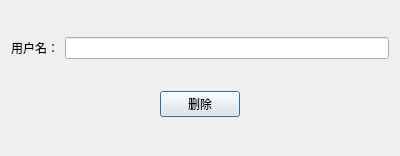
<?xml version="1.0" encoding="UTF-8"?>
<ui version="4.0">
 <class>DeleteUser</class>
 <widget class="QDialog" name="DeleteUser">
  <property name="geometry">
   <rect>
    <x>0</x>
    <y>0</y>
    <width>400</width>
    <height>156</height>
   </rect>
  </property>
  <property name="windowTitle">
   <string>Dialog</string>
  </property>
  <layout class="QVBoxLayout" name="verticalLayout">
   <item>
    <layout class="QHBoxLayout" name="horizontalLayout">
     <item>
      <widget class="QLabel" name="label">
       <property name="text">
        <string>用户名：</string>
       </property>
      </widget>
     </item>
     <item>
      <widget class="QLineEdit" name="delete_text"/>
     </item>
    </layout>
   </item>
   <item>
    <layout class="QHBoxLayout" name="horizontalLayout_2">
     <item>
      <spacer name="horizontalSpacer">
       <property name="orientation">
        <enum>Qt::Horizontal</enum>
       </property>
       <property name="sizeHint" stdset="0">
        <size>
         <width>40</width>
         <height>20</height>
        </size>
       </property>
      </spacer>
     </item>
     <item>
      <widget class="QPushButton" name="delete_btn">
       <property name="text">
        <string>删除</string>
       </property>
      </widget>
     </item>
     <item>
      <spacer name="horizontalSpacer_2">
       <property name="orientation">
        <enum>Qt::Horizontal</enum>
       </property>
       <property name="sizeHint" stdset="0">
        <size>
         <width>40</width>
         <height>20</height>
        </size>
       </property>
      </spacer>
     </item>
    </layout>
   </item>
  </layout>
 </widget>
 <resources/>
 <connections/>
</ui>
